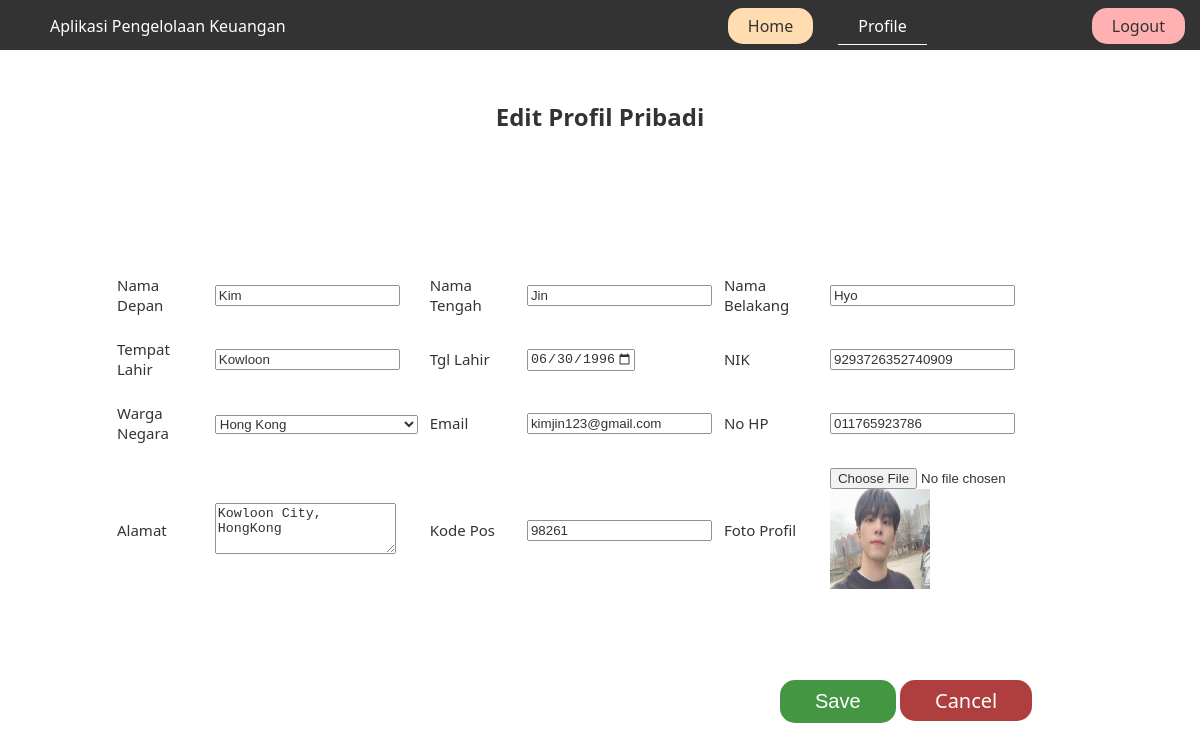
The page /editprofile.php (signed in) on the database its author committed.
### tables this page shows
CREATE TABLE `user` (
  `namaDepan` varchar(50) NOT NULL,
  `namaTengah` varchar(50) NOT NULL,
  `namaBelakang` varchar(50) NOT NULL,
  `tempatLahir` varchar(128) NOT NULL,
  `tanggalLahir` date NOT NULL,
  `nik` bigint(20) NOT NULL,
  `wargaNegara` varchar(128) NOT NULL,
  `email` varchar(128) NOT NULL,
  `noHP` bigint(20) NOT NULL,
  `alamat` text NOT NULL,
  `kodePos` varchar(10) NOT NULL,
  `fotoProfil` varchar(128) NOT NULL,
  `username` varchar(50) NOT NULL,
  `password1` varchar(128) NOT NULL,
  `password2` varchar(128) NOT NULL
);

### editprofile.php (the view, shortened to what this page needs)
<!DOCTYPE html>
<html lang="en">
<head>
</head>
<body>
    <?php
        include "editprofilesave.php";
        $username = $_SESSION['temp'];
        $sql= "SELECT namaDepan,namaTengah,namaBelakang,tempatLahir, tanggalLahir, nik, wargaNegara,email,noHP, alamat, kodePos, fotoProfil FROM user WHERE username='$username'";
        $result = $connection->query($sql);
        $row = $result->fetch_assoc();
        $data1 = $row["namaDepan"];
        $data2 = $row["namaTengah"];
        $data3 = $row["namaBelakang"];
        $data4 = $row["tempatLahir"];
        $data5 = $row["tanggalLahir"];
        $data6 = $row["nik"];
        $data8 = $row["email"];
        $data9 = $row["noHP"];
        $data10 = $row["alamat"];
        $data11 = $row["kodePos"];
        $data12 = $row["fotoProfil"];
    ?>
    <div class="navbar">
        <div class="temp1">
            Aplikasi Pengelolaan Keuangan
        </div>
        <div class="temp2">
            <a href="home.php">Home</a>
        </div>
        <div class="temp3">
            <a href="profile.php">Profile</a>
        </div>
        <div class="temp4">
            <a href="logout.php">Logout</a>
        </div>
    </div>
    <h2>Edit Profil Pribadi</h2>
    <div class="profile">
        <form enctype="multipart/form-data" action="<?php echo htmlspecialchars($_SERVER["PHP_SELF"]);?>" method="post" >
            <table>
                <tr>
                    <td>Nama Depan</td>
                    <td><input type="text" name="namaDepan" required value="<?php echo $data1;?>"></td>
                    <td>Nama Tengah</td>
                    <td><input type="text" name="namaTengah" required value="<?php echo $data2;?>"></td>
                    <td>Nama Belakang</td>
                    <td><input type="text" name="namaBelakang" required value="<?php echo $data3;?>"></td>
                </tr>
                <tr>
                    <td></td>
                    <td><div class="error"><?php echo $namaDepanError?></div></td>
                    <td></td>
                    <td><div class="error"><?php echo $namaTengahError?></div></td>
                    <td></td>
                    <td><div class="error"><?php echo $namaBelakangError?></div></td>
                </tr>
                <tr>
                    <td>Tempat Lahir</td>
                    <td><input type="text" name="tempatLahir" required value="<?php echo $data4;?>"></td>
                    <td>Tgl Lahir</td>
                    <td><input type="date" name="tglLahir" placeholder="dd-mm-yyyy" min="1970-01-01" max="2022-12-31" required value="<?php echo $data5;?>"></td>
                    <td>NIK</td>
                    <td><input type="number" name="NIK" id="" required value="<?php echo $data6;?>"></td>
                </tr>
                <tr>
                    <td></td>
                    <td><div class="error"><?php echo $tempatLahirError?></div></td>
                    <td></td>
                    <td><div class="error"><?php echo $tglLahirError?></div></td>
                    <td></td>
                    <td><div class="error"><?php echo $NIKError?></div></td>
                </tr>
                <tr>
                    <td>Warga Negara</td>
                    <td>
                        <select id="Negara" name="Negara" required>
                            <option value="Hong Kong">Hong Kong</option>
                        </select>
                    </td>
                    <td>Email</td>
                    <td><input type="email" name="email" id="" placeholder = "abcd@gmail.com" required value="<?php echo $data8;?>"></td>
                    <td>No HP</td>
                    <td><input type="number" name="noHP" id="" placeholder="087-245-678-182" pattern="[0-9]{3}-[0-9]{3}-[0-9]{3}-[0-9]{3}" required value="<?php echo "0".$data9?>"></td>
                </tr>
                <tr>
                    <td></td>
                    <td><div class="error"><?php echo $NegaraError?></div></td>
                    <td></td>
                    <td><div class="error"><?php echo $EmailError?></div></td>
                    <td></td>
                    <td><div class="error"><?php echo $nohpError?></div></td>
                </tr>
                <tr>
                    <td>Alamat</td>
                    <td><textarea name="alamat" id="" cols="20" rows="3"><?php echo $data10?></textarea></td>
                    <td>Kode Pos</td>
                    <td><input type="text" name="kodepos" id="" required value="<?php echo $data11?>"></td>
                    <td>Foto Profil</td>
                    <td><input type="file" name="file" id="" accept="image/*"><?php echo "<img src= 'images/".$data12."'height=100 width=100>"; ?></td>
                </tr>
                <tr>
                    <td></td>
                    <td><div class="error"><?php echo $alamatError?></div></td>
                    <td></td>
                    <td><div class="error"><?php echo $kodeposError?></div></td>
                    <td></td>
                    <td></td>
                </tr>
            </table>
            <input class="save" type="submit" name= "save" value="Save">
        </form>
    </div>
    <div class="edit">
        <a href="profile.php" class="cancel" >Cancel</a>
    </div>
</body>
</html>

### rows shown on the page
user: namaDepan "Kim", namaTengah "Jin", namaBelakang "Hyo", tempatLahir "Kowloon", tglLahir "06/30/1996", NIK "9293726352740909", email "kimjin123@gmail.com", noHP "011765923786", alamat "Kowloon City, HongKong", kodepos "98261", fotoProfil (picture)
